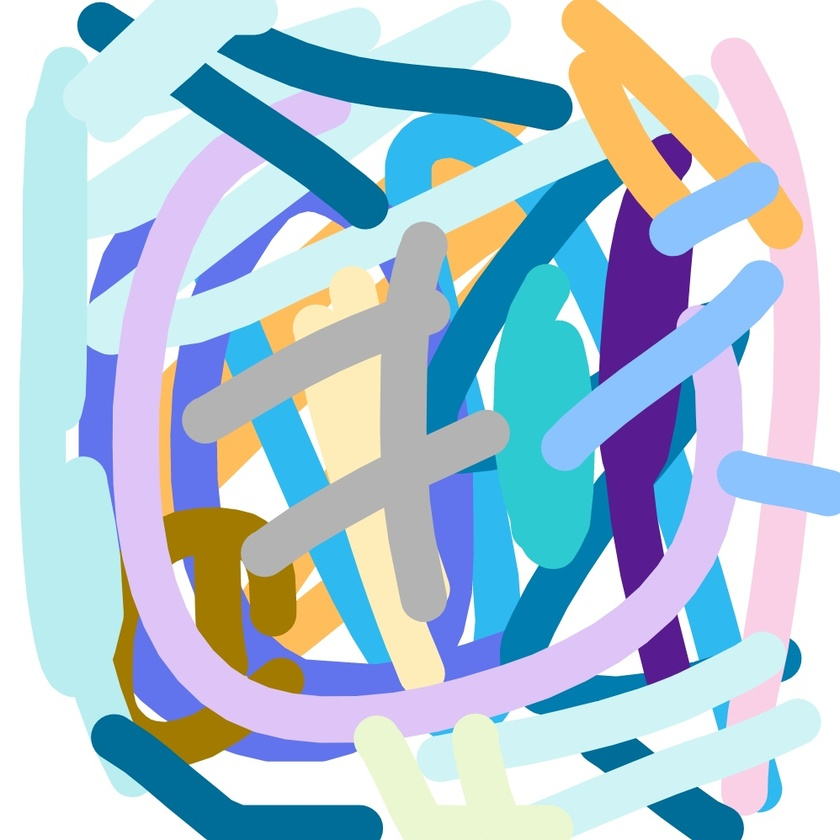
//> input picture 3.2.2两张图像像素比较/Img/img.jpg, 840 x 840 px, shrunk from 998 x 998 before the run
$ ./main   (built with g++ and OpenCV 4)
//> lines starting //> are read from the running program, lines starting //| are printed output that depends on the picture; after the words box and inside, x2 and y2 are one past the last pixel; in counts of white or black regions, pixels touching at a corner belong together
#include <iostream>
#include<opencv4/opencv2/core/core.hpp>
#include<opencv4/opencv2/highgui.hpp>
#include<opencv4/opencv2/opencv.hpp>
using namespace std;
using namespace cv;
int main() {
    Mat img = imread("../../3.2.2两张图像像素比较/Img/img.jpg");
//> img is the input picture: 840 rows x 840 cols, CV_8UC3; mean B, G, R 213.1, 198.2, 174.5
    if(img.empty()){
        cout<<"请确认名称是否正确";
        return -1;
    }
    Mat gray;
    cvtColor(img, gray, COLOR_BGR2GRAY);
    Mat img_B, img_B_V, gray_B, gray_B_V, gray_T, gray_T_V, gray_TRUNC;

    //彩色图像二值化
    //每个通道分别进行阈值化之后进行组合
    //有2*2*2种颜色
    threshold(img, img_B, 125, 255, THRESH_BINARY);
    threshold(img, img_B_V, 125, 255, THRESH_BINARY_INV);
    imshow("img_B", img_B);
    imshow("img_B_V", img_B);

    //灰度图BINARY二值化
    threshold(gray, gray_B, 125, 255, THRESH_BINARY);
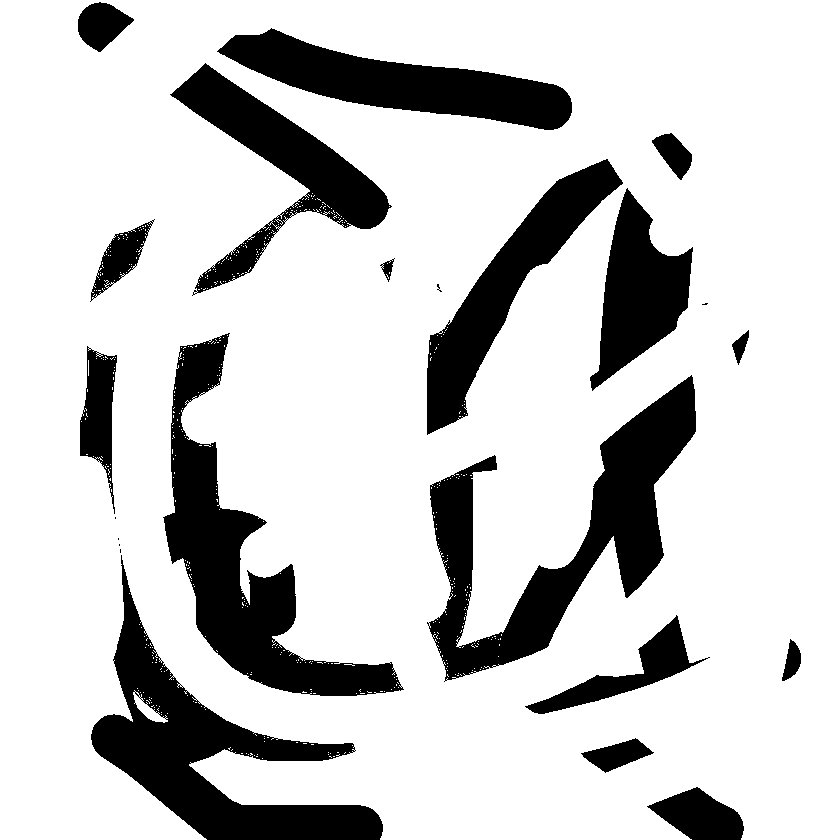
//> gray_B: 840 rows x 840 cols, CV_8UC1; 80% white; 23 black regions (6 under 20 px), largest, box (x1, y1, x2, y2) and area: (427, 375, 696, 682) 24514, (163, 333, 404, 696) 23149, (91, 555, 383, 840) 23146
    threshold(gray, gray_B_V, 125, 255, THRESH_BINARY_INV);
    imshow("gray_B",gray_B);
    imshow("gray_B_V", gray_B_V);

    //灰度图像TOZERO变换
    threshold(gray, gray_T, 125, 255, THRESH_TOZERO);
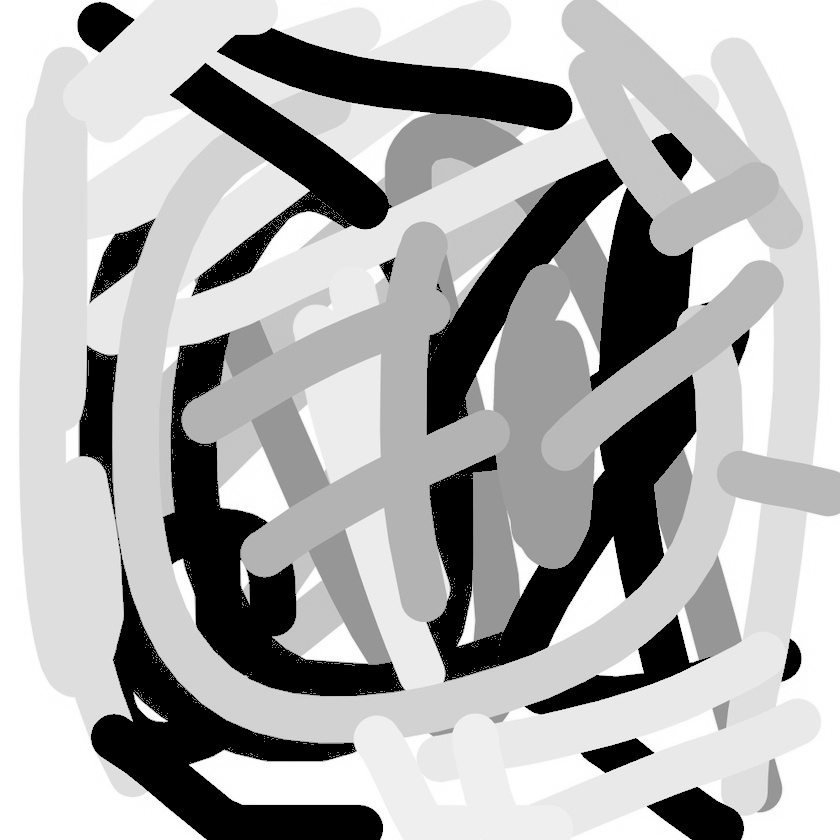
//> gray_T: 840 rows x 840 cols, CV_8UC1; min 0, max 255, mean 174
    threshold(gray, gray_T_V, 125, 255, THRESH_TOZERO_INV);
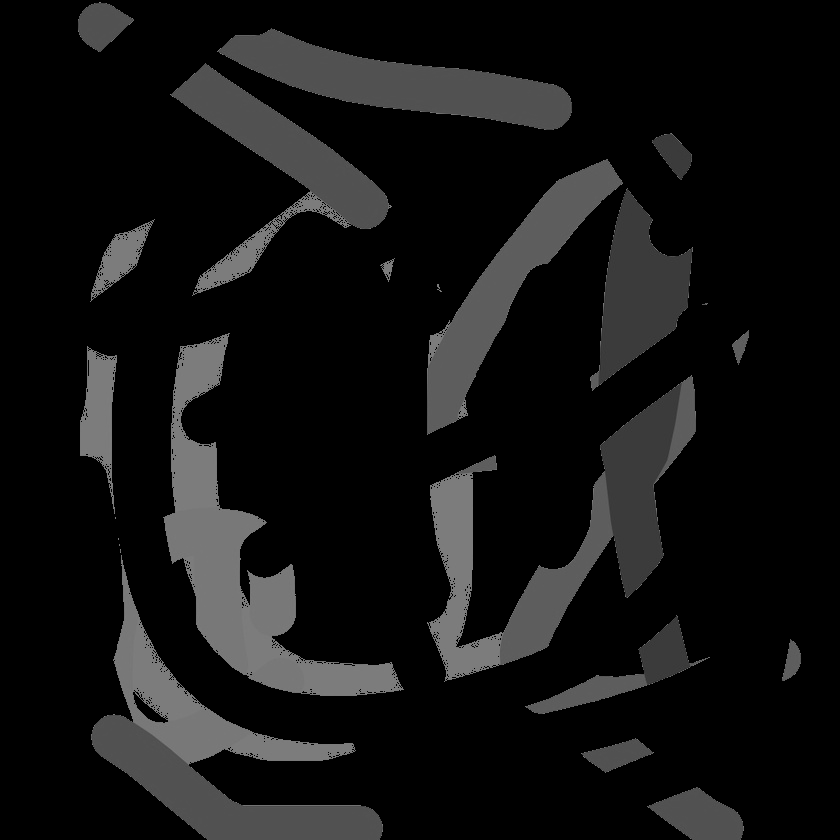
//> gray_T_V: 840 rows x 840 cols, CV_8UC1; min 0, max 125, mean 18.9
    imshow("gray_T", gray_T);
    imshow("gray_T_V", gray_T_V);

    //灰度图像TRUNC变换
    threshold(gray, gray_TRUNC, 125, 255, THRESH_TRUNC);
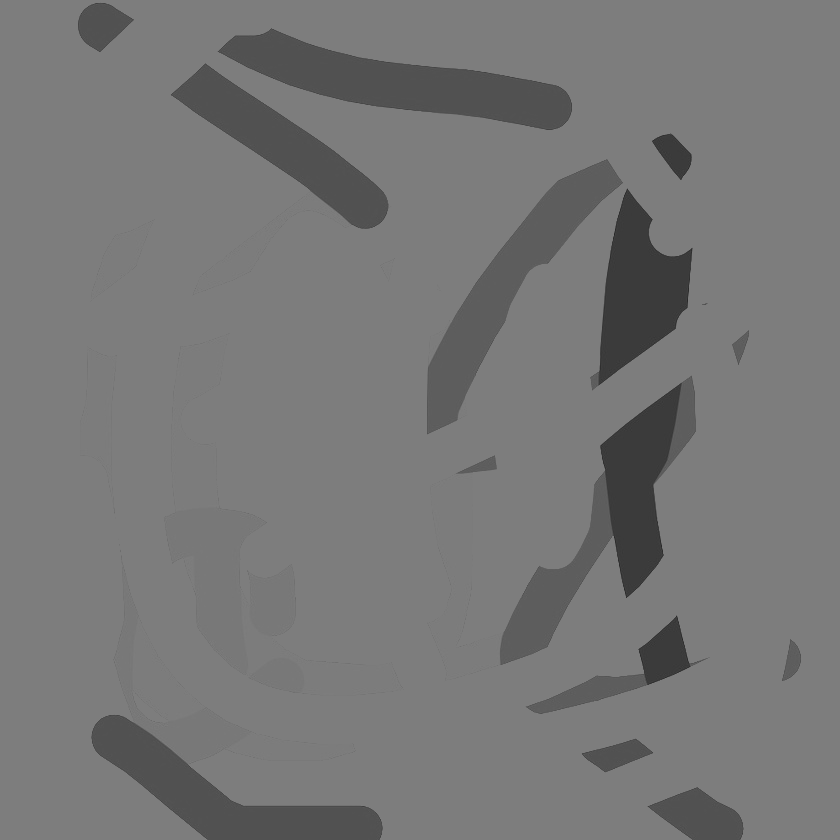
//> gray_TRUNC: 840 rows x 840 cols, CV_8UC1; min 38, max 125, mean 118.8
    imshow("gray_TRUNC", gray_TRUNC);

    //灰度图像大律法和三角形法二值化
    //此时第三个参数无用
    Mat img_Thr = imread("../../3.2.2两张图像像素比较/Img/img.jpg"); //将图像转换成单通道灰度图像
    cvtColor(img_Thr, img_Thr, COLOR_BGR2GRAY);
    Mat img_Thr_O, img_Thr_T;
    threshold(img_Thr, img_Thr_O, 100, 255, THRESH_BINARY | THRESH_OTSU);  //大律法
//> img_Thr_O: 840 rows x 840 cols, CV_8UC1; 71.4% white; 20 black regions (2 under 20 px), largest, box (x1, y1, x2, y2) and area: (426, 159, 697, 682) 83586, (170, 28, 573, 296) 36577, (163, 321, 405, 696) 30316
    threshold(img_Thr, img_Thr_T, 125, 255, THRESH_BINARY | THRESH_TRIANGLE);  //三角形法
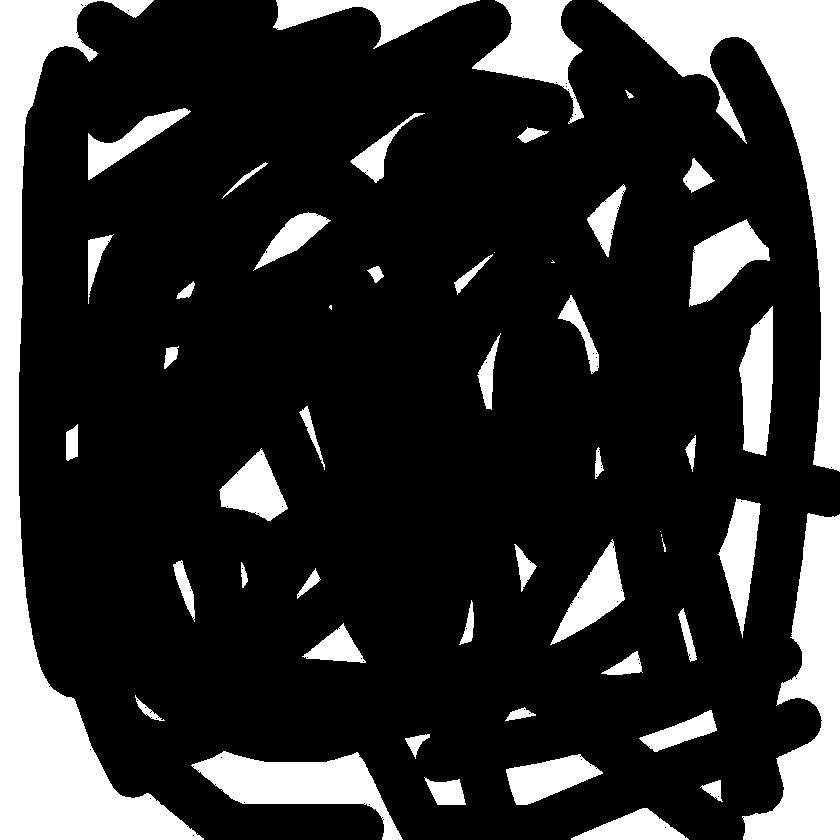
//> img_Thr_T: 840 rows x 840 cols, CV_8UC1; 19.3% white; 52 white regions (5 under 20 px), largest, box (x1, y1, x2, y2) and area: (0, 0, 204, 840) 38405, (598, 0, 840, 472) 25752, (742, 513, 840, 840) 15450
    imshow("img_Thr", img_Thr);
    imshow("img_Thr_O", img_Thr_O);
    imshow("img_Thr_T", img_Thr_T);

    //灰度图像自适应二值化
    Mat adaptive_mean, adaptive_gauss;
    adaptiveThreshold(img_Thr, adaptive_mean, 255, ADAPTIVE_THRESH_MEAN_C, THRESH_BINARY, 55, 0);
//> adaptive_mean: 840 rows x 840 cols, CV_8UC1; 48% white; 127 white regions (117 under 20 px), largest, box (x1, y1, x2, y2) and area: (0, 0, 840, 840) 322127, (240, 489, 369, 664) 7892, (292, 354, 381, 484) 6827
    adaptiveThreshold(img_Thr, adaptive_gauss, 255, ADAPTIVE_THRESH_GAUSSIAN_C, THRESH_BINARY, 55, 0);
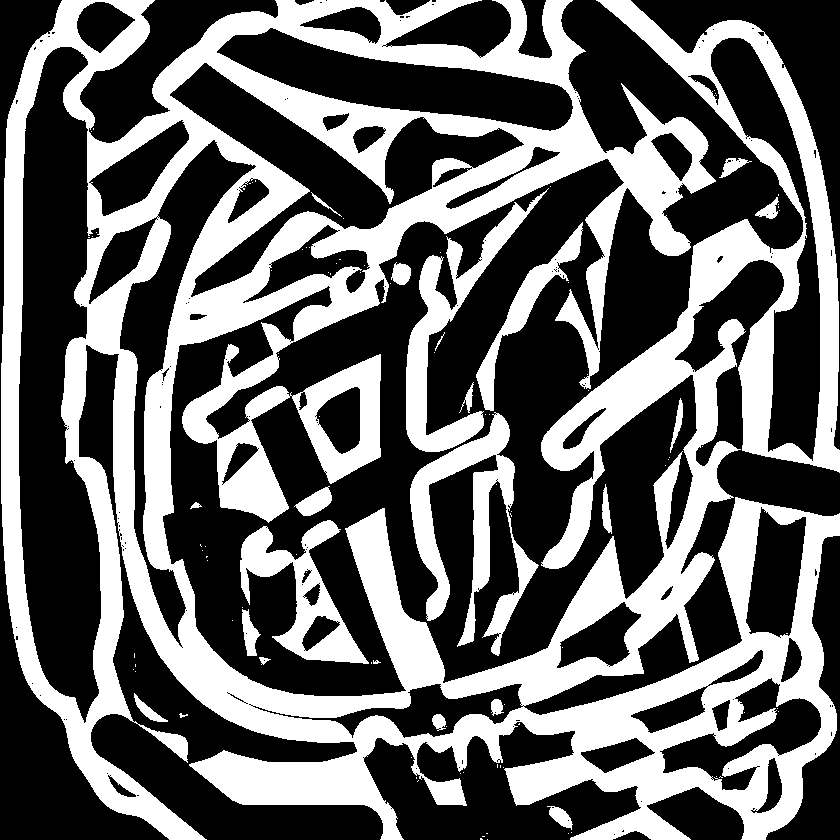
//> adaptive_gauss: 840 rows x 840 cols, CV_8UC1; 40% white; 106 white regions (83 under 20 px), largest, box (x1, y1, x2, y2) and area: (1, 0, 840, 840) 252006, (410, 412, 539, 656) 9508, (406, 188, 549, 452) 7617
    imshow("adaptive_mean", adaptive_mean);
    imshow("adaptive_gauss", adaptive_gauss);

    waitKey(0);
    return 0;
}
